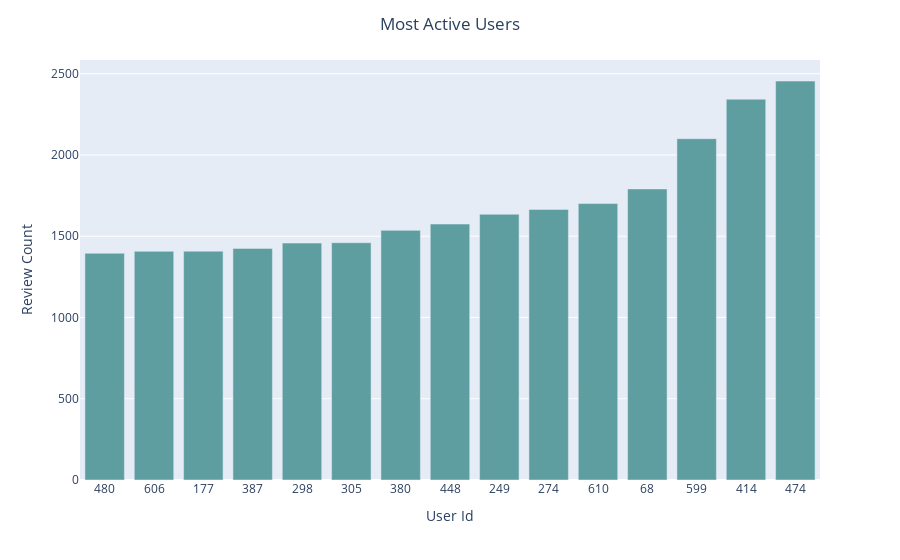

The code cell stored with this chart in its notebook:
### Code cell
#using plotly to plot the top featurescolor=
fig = px.bar(top_15_sorted, x="user_id", y="review_count")
fig.update_layout(title_text='Most Active Users', title_x=0.5,
                  xaxis_title="User Id", yaxis_title="Review Count")
fig.update_traces(marker_color = "#5F9EA0")
fig.show()

### Figure 1 — Plotly figure (JSON) as saved in the notebook; plotly's stock layout.template omitted (floating-point values rounded to 4 significant figures)
{"data": [{"alignmentgroup": "True", "hovertemplate": "user_id=%{x}<br>review_count=%{y}<extra></extra>", "legendgroup": "", "marker": {"color": "#5F9EA0", "pattern": {"shape": ""}}, "name": "", "offsetgroup": "", "orientation": "v", "showlegend": false, "textposition": "auto", "type": "bar", "x": ["480", "606", "177", "387", "298", "305", "380", "448", "249", "274", "610", "68", "599", "414", "474"], "xaxis": "x", "y": [1395, 1407, 1408, 1425, 1458, 1460, 1536, 1575, 1635, 1665, 1701, 1791, 2100, 2343, 2455], "yaxis": "y"}], "layout": {"barmode": "relative", "legend": {"tracegroupgap": 0}, "margin": {"t": 60}, "title": {"text": "Most Active Users", "x": 0.5}, "xaxis": {"anchor": "y", "domain": [0, 1], "title": {"text": "User Id"}}, "yaxis": {"anchor": "x", "domain": [0, 1], "title": {"text": "Review Count"}}}}
